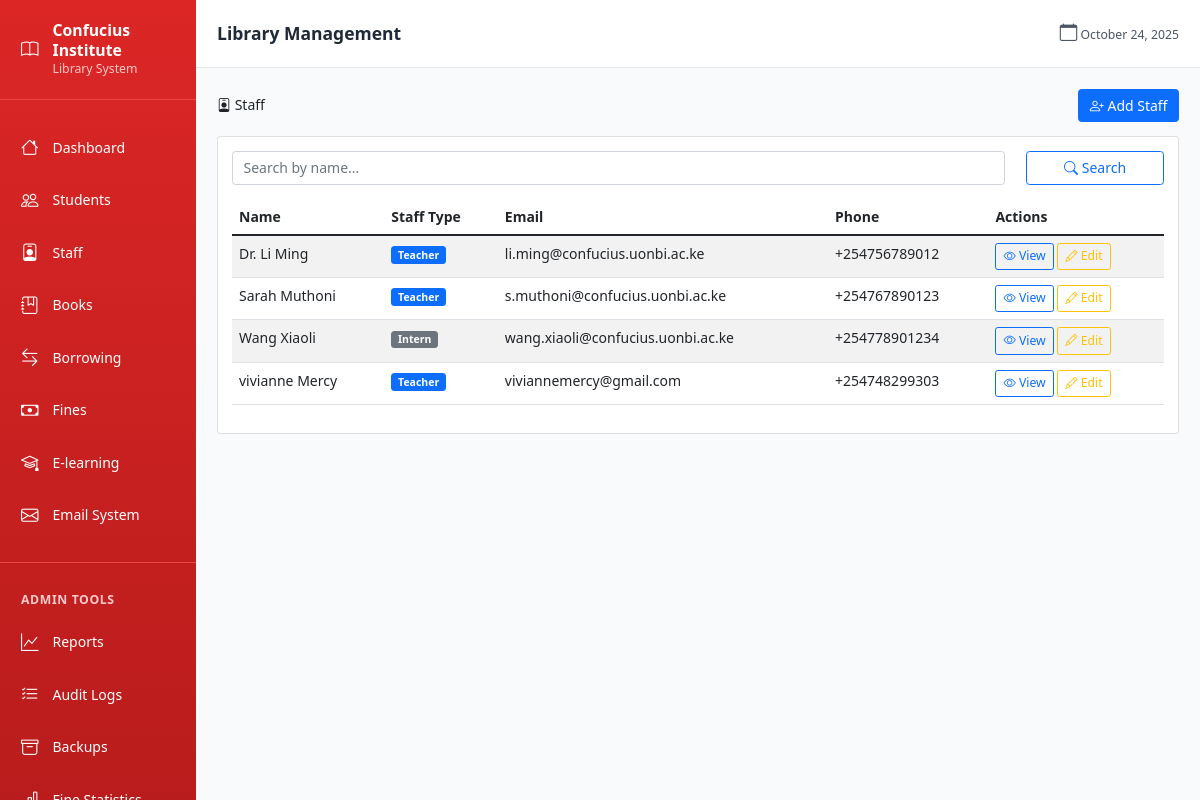
The app's page /staff/ (signed in) with its own data.
### models.py (models this page shows)
class Staff(db.Model):
    id = db.Column(db.Integer, primary_key=True)
    name = db.Column(db.String(100), nullable=False)
    staff_type = db.Column(db.String(20), nullable=False)  # teacher, intern
    email = db.Column(db.String(120))
    phone = db.Column(db.String(20))
    created_at = db.Column(db.DateTime, default=datetime.utcnow)
    borrow_records = db.relationship('BorrowRecord', backref='staff_ref', lazy=True)

### blueprints/staff.py (the view)
@staff_bp.route('/')
@login_required
def list_staff():
    search = request.args.get('search', '')
    if search:
        staff_members = Staff.query.filter(Staff.name.contains(search)).all()
    else:
        staff_members = Staff.query.all()
    return render_template('staff/list.html', staff_members=staff_members, search=search)

### templates/staff/list.html (shortened to what this page needs)
{% extends "base.html" %}
{% block content %}
<div class="d-flex justify-content-between align-items-center mb-3">
    <h2><i class="bi bi-person-badge"></i> Staff</h2>
    <a href="{{ url_for('staff.add_staff') }}" class="btn btn-primary">
        <i class="bi bi-person-plus"></i> Add Staff
    </a>
</div>
<div class="card">
    <div class="card-body">
        <form method="GET" class="mb-3">
            <div class="row">
                <div class="col-md-10">
                    <input type="text" class="form-control" name="search" placeholder="Search by name..." value="{{ search }}">
                </div>
                <div class="col-md-2">
                    <button type="submit" class="btn btn-outline-primary w-100">
                        <i class="bi bi-search"></i> Search
                    </button>
                </div>
            </div>
        </form>
        {% if staff_members %}
        <div class="table-responsive">
            <table class="table table-striped">
                <thead>
                    <tr>
                        <th>Name</th>
                        <th>Staff Type</th>
                        <th>Email</th>
                        <th>Phone</th>
                        <th>Actions</th>
                    </tr>
                </thead>
                <tbody>
                    {% for staff in staff_members %}
                    <tr>
                        <td>{{ staff.name }}</td>
                        <td>
                            <span class="badge bg-{{ 'primary' if staff.staff_type == 'teacher' else 'secondary' }}">
                                {{ staff.staff_type.title() }}
                            </span>
                        </td>
                        <td>{{ staff.email or 'N/A' }}</td>
                        <td>{{ staff.phone or 'N/A' }}</td>
                        <td>
                            <a href="{{ url_for('staff.view_staff', staff_id=staff.id) }}" class="btn btn-sm btn-outline-primary">
                                <i class="bi bi-eye"></i> View
                            </a>
                            <a href="{{ url_for('staff.edit_staff', staff_id=staff.id) }}" class="btn btn-sm btn-outline-warning">
                                <i class="bi bi-pencil"></i> Edit
                            </a>
                        </td>
                    </tr>
                    {% endfor %}
                </tbody>
            </table>
        </div>
        {% endif %}
    </div>
</div>
{% endblock %}

### templates/base.html (style rules this page uses)
:root { font-size: 14px; }

### records on screen
Staff: name "Dr. Li Ming", staff_type "Teacher", email "li.ming@confucius.uonbi.ac.ke", phone "+254756789012"
Staff: name "Sarah Muthoni", staff_type "Teacher", email "s.muthoni@confucius.uonbi.ac.ke", phone "+254767890123"
Staff: name "Wang Xiaoli", staff_type "Intern", email "wang.xiaoli@confucius.uonbi.ac.ke", phone "+254778901234"
Staff: name "vivianne Mercy", staff_type "Teacher", email "viviannemercy@gmail.com", phone "+254748299303"
